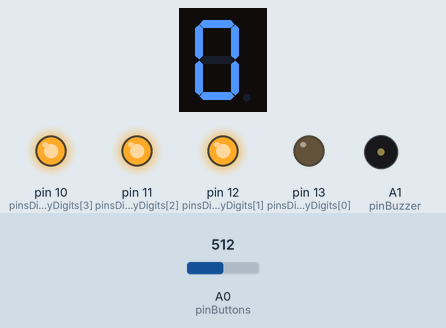
Bench run of a sketch on a simulated Arduino Uno, built with avr-gcc and run on an emulated ATmega328P. On the bench: 1-digit seven-segment display, output pins drawn as LEDs (lit = HIGH), buzzer (waves = sounding). Wiring (inferred from the names in the program): 1-digit 7-segment display, segments lit when HIGH: segments pin 2, pin 3, pin 4, pin 5, pin 6, pin 7, pin 8. Inputs (shaded band) come from the test bench; at power-on: A0 (pinButtons) = 512. The segment pins are drawn as the display they are named for; pins used as bus, display or sensor lines are not drawn.

Above: at 1.6 s.
1.7 s: A0 (pinButtons) set to 488
At 2.8 s:
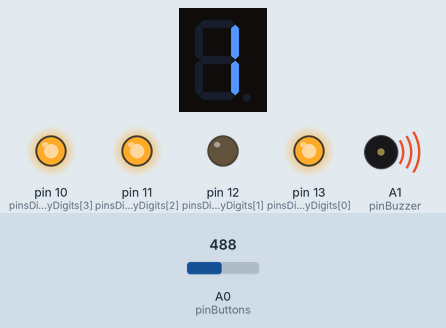
4.7 s: A0 (pinButtons) set to 988
7.7 s: A0 (pinButtons) set to 1012
At 8.6 s:
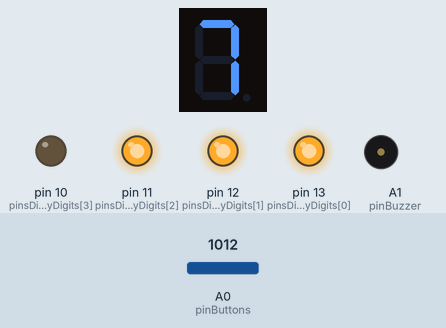
10.7 s: A0 (pinButtons) set to 306
At 11.9 s:
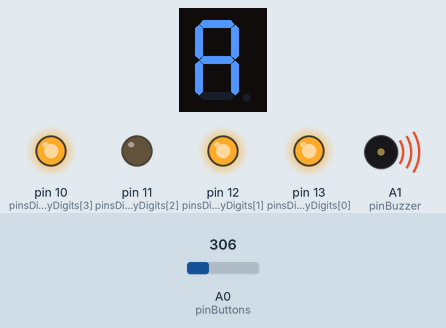
13.7 s: A0 (pinButtons) set to 281
Timing chart, 0 to 32.2 s (numbered marks = the images above; inputs shaded):
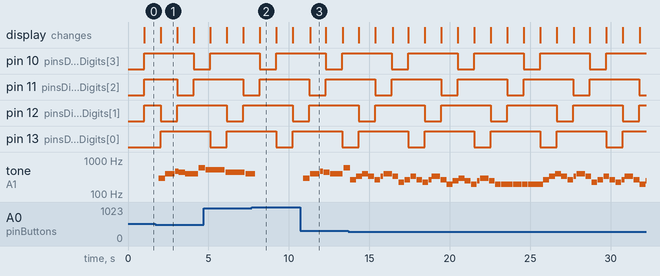

The sketch:

Table-Tennis.ino
```cpp
#include <TimerOne.h>
#include "LCDDefines.h"
```

MusicDefines.h
```cpp
/*
  Using songs and code from https://github.com/robsoncouto/arduino-songs   - Robson Couto, 2019
*/
#define NOTE_B0  31
#define NOTE_C1  33
#define NOTE_CS1 35
#define NOTE_D1  37
#define NOTE_DS1 39
#define NOTE_E1  41
#define NOTE_F1  44
#define NOTE_FS1 46
#define NOTE_G1  49
#define NOTE_GS1 52
#define NOTE_A1  55
#define NOTE_AS1 58
#define NOTE_B1  62
#define NOTE_C2  65
#define NOTE_CS2 69
#define NOTE_D2  73
#define NOTE_DS2 78
#define NOTE_E2  82
#define NOTE_F2  87
#define NOTE_FS2 93
#define NOTE_G2  98
#define NOTE_GS2 104
#define NOTE_A2  110
#define NOTE_AS2 117
#define NOTE_B2  123
#define NOTE_C3  131
#define NOTE_CS3 139
#define NOTE_D3  147
#define NOTE_DS3 156
#define NOTE_E3  165
#define NOTE_F3  175
#define NOTE_FS3 185
#define NOTE_G3  196
#define NOTE_GS3 208
#define NOTE_A3  220
#define NOTE_AS3 233
#define NOTE_B3  247
#define NOTE_C4  262
#define NOTE_CS4 277
#define NOTE_D4  294
#define NOTE_DS4 311
#define NOTE_E4  330
#define NOTE_F4  349
#define NOTE_FS4 370
#define NOTE_G4  392
#define NOTE_GS4 415
#define NOTE_A4  440
#define NOTE_AS4 466
#define NOTE_B4  494
#define NOTE_C5  523
#define NOTE_CS5 554
#define NOTE_D5  587
#define NOTE_DS5 622
#define NOTE_E5  659
#define NOTE_F5  698
#define NOTE_FS5 740
#define NOTE_G5  784
#define NOTE_GS5 831
#define NOTE_A5  880
#define NOTE_AS5 932
#define NOTE_B5  988
#define NOTE_C6  1047
#define NOTE_CS6 1109
#define NOTE_D6  1175
#define NOTE_DS6 1245
#define NOTE_E6  1319
#define NOTE_F6  1397
#define NOTE_FS6 1480
#define NOTE_G6  1568
#define NOTE_GS6 1661
#define NOTE_A6  1760
#define NOTE_AS6 1865
#define NOTE_B6  1976
#define NOTE_C7  2093
#define NOTE_CS7 2217
#define NOTE_D7  2349
#define NOTE_DS7 2489
#define NOTE_E7  2637
#define NOTE_F7  2794
#define NOTE_FS7 2960
#define NOTE_G7  3136
#define NOTE_GS7 3322
#define NOTE_A7  3520
#define NOTE_AS7 3729
#define NOTE_B7  3951
#define NOTE_C8  4186
#define NOTE_CS8 4435
#define NOTE_D8  4699
#define NOTE_DS8 4978
#define REST      0

// sizeof gives the number of bytes, each int value is composed of two bytes (16 bits)
// there are two values per note (pitch and duration), so for each note there are four bytes
#define NOTES(melody) sizeof(melody) / sizeof(melody[0]) / 2


const int melody_keyBoardCat[] = {

  // Keyboard cat
  // Score available at https://musescore.com/user/142788/scores/147371

    //REST,1,
    //REST,1,
    NOTE_C4,4, NOTE_E4,4, NOTE_G4,4, NOTE_E4,4,
    NOTE_C4,4, NOTE_E4,8, NOTE_G4,-4, NOTE_E4,4,
    NOTE_A3,4, NOTE_C4,4, NOTE_E4,4, NOTE_C4,4,
    NOTE_A3,4, NOTE_C4,8, NOTE_E4,-4, NOTE_C4,4,
    NOTE_G3,4, NOTE_B3,4, NOTE_D4,4, NOTE_B3,4,
    NOTE_G3,4, NOTE_B3,8, NOTE_D4,-4, NOTE_B3,4,

    NOTE_G3,4, NOTE_G3,8, NOTE_G3,-4, NOTE_G3,8, NOTE_G3,4,
    NOTE_G3,4, NOTE_G3,4, NOTE_G3,8, NOTE_G3,4,
    NOTE_C4,4, NOTE_E4,4, NOTE_G4,4, NOTE_E4,4,
    NOTE_C4,4, NOTE_E4,8, NOTE_G4,-4, NOTE_E4,4,
    NOTE_A3,4, NOTE_C4,4, NOTE_E4,4, NOTE_C4,4,
    NOTE_A3,4, NOTE_C4,8, NOTE_E4,-4, NOTE_C4,4,
    NOTE_G3,4, NOTE_B3,4, NOTE_D4,4, NOTE_B3,4,
    NOTE_G3,4, NOTE_B3,8, NOTE_D4,-4, NOTE_B3,4,

    NOTE_G3,-1,

};

const int melody_supermariobros[] = {

  // Super Mario Bros theme
  // Score available at https://musescore.com/user/2123/scores/2145
  // Theme by Koji Kondo


  NOTE_E5,8, NOTE_E5,8, REST,8, NOTE_E5,8, REST,8, NOTE_C5,8, NOTE_E5,8, //1
  NOTE_G5,4, REST,4, NOTE_G4,8, REST,4,
  NOTE_C5,-4, NOTE_G4,8, REST,4, NOTE_E4,-4, // 3
  NOTE_A4,4, NOTE_B4,4, NOTE_AS4,8, NOTE_A4,4,
  NOTE_G4,-8, NOTE_E5,-8, NOTE_G5,-8, NOTE_A5,4, NOTE_F5,8, NOTE_G5,8,
  REST,8, NOTE_E5,4,NOTE_C5,8, NOTE_D5,8, NOTE_B4,-4,
  NOTE_C5,-4, NOTE_G4,8, REST,4, NOTE_E4,-4, // repeats from 3
  NOTE_A4,4, NOTE_B4,4, NOTE_AS4,8, NOTE_A4,4,
  NOTE_G4,-8, NOTE_E5,-8, NOTE_G5,-8, NOTE_A5,4, NOTE_F5,8, NOTE_G5,8,
  REST,8, NOTE_E5,4,NOTE_C5,8, NOTE_D5,8, NOTE_B4,-4,


  REST,4, NOTE_G5,8, NOTE_FS5,8, NOTE_F5,8, NOTE_DS5,4, NOTE_E5,8,//7
  REST,8, NOTE_GS4,8, NOTE_A4,8, NOTE_C4,8, REST,8, NOTE_A4,8, NOTE_C5,8, NOTE_D5,8,
  REST,4, NOTE_DS5,4, REST,8, NOTE_D5,-4,
  NOTE_C5,2, REST,2,

  REST,4, NOTE_G5,8, NOTE_FS5,8, NOTE_F5,8, NOTE_DS5,4, NOTE_E5,8,//repeats from 7
  REST,8, NOTE_GS4,8, NOTE_A4,8, NOTE_C4,8, REST,8, NOTE_A4,8, NOTE_C5,8, NOTE_D5,8,
  REST,4, NOTE_DS5,4, REST,8, NOTE_D5,-4,
  NOTE_C5,2, REST,2,

//  NOTE_C5,8, NOTE_C5,4, NOTE_C5,8, REST,8, NOTE_C5,8, NOTE_D5,4,//11
//  NOTE_E5,8, NOTE_C5,4, NOTE_A4,8, NOTE_G4,2,
//
//  NOTE_C5,8, NOTE_C5,4, NOTE_C5,8, REST,8, NOTE_C5,8, NOTE_D5,8, NOTE_E5,8,//13
//  REST,1,
//  NOTE_C5,8, NOTE_C5,4, NOTE_C5,8, REST,8, NOTE_C5,8, NOTE_D5,4,
//  NOTE_E5,8, NOTE_C5,4, NOTE_A4,8, NOTE_G4,2,
//  NOTE_E5,8, NOTE_E5,8, REST,8, NOTE_E5,8, REST,8, NOTE_C5,8, NOTE_E5,4,
//  NOTE_G5,4, REST,4, NOTE_G4,4, REST,4,
//  NOTE_C5,-4, NOTE_G4,8, REST,4, NOTE_E4,-4, // 19
//
//  NOTE_A4,4, NOTE_B4,4, NOTE_AS4,8, NOTE_A4,4,
//  NOTE_G4,-8, NOTE_E5,-8, NOTE_G5,-8, NOTE_A5,4, NOTE_F5,8, NOTE_G5,8,
//  REST,8, NOTE_E5,4, NOTE_C5,8, NOTE_D5,8, NOTE_B4,-4,
//
//  NOTE_C5,-4, NOTE_G4,8, REST,4, NOTE_E4,-4, // repeats from 19
//  NOTE_A4,4, NOTE_B4,4, NOTE_AS4,8, NOTE_A4,4,
//  NOTE_G4,-8, NOTE_E5,-8, NOTE_G5,-8, NOTE_A5,4, NOTE_F5,8, NOTE_G5,8,
//  REST,8, NOTE_E5,4, NOTE_C5,8, NOTE_D5,8, NOTE_B4,-4,
//
//  NOTE_E5,8, NOTE_C5,4, NOTE_G4,8, REST,4, NOTE_GS4,4,//23
//  NOTE_A4,8, NOTE_F5,4, NOTE_F5,8, NOTE_A4,2,
//  NOTE_D5,-8, NOTE_A5,-8, NOTE_A5,-8, NOTE_A5,-8, NOTE_G5,-8, NOTE_F5,-8,
//
//  NOTE_E5,8, NOTE_C5,4, NOTE_A4,8, NOTE_G4,2, //26
//  NOTE_E5,8, NOTE_C5,4, NOTE_G4,8, REST,4, NOTE_GS4,4,
//  NOTE_A4,8, NOTE_F5,4, NOTE_F5,8, NOTE_A4,2,
//  NOTE_B4,8, NOTE_F5,4, NOTE_F5,8, NOTE_F5,-8, NOTE_E5,-8, NOTE_D5,-8,
//  NOTE_C5,8, NOTE_E4,4, NOTE_E4,8, NOTE_C4,2,
//
//  NOTE_E5,8, NOTE_C5,4, NOTE_G4,8, REST,4, NOTE_GS4,4,//repeats from 23
//  NOTE_A4,8, NOTE_F5,4, NOTE_F5,8, NOTE_A4,2,
//  NOTE_D5,-8, NOTE_A5,-8, NOTE_A5,-8, NOTE_A5,-8, NOTE_G5,-8, NOTE_F5,-8,
//
//  NOTE_E5,8, NOTE_C5,4, NOTE_A4,8, NOTE_G4,2, //26
//  NOTE_E5,8, NOTE_C5,4, NOTE_G4,8, REST,4, NOTE_GS4,4,
//  NOTE_A4,8, NOTE_F5,4, NOTE_F5,8, NOTE_A4,2,
//  NOTE_B4,8, NOTE_F5,4, NOTE_F5,8, NOTE_F5,-8, NOTE_E5,-8, NOTE_D5,-8,
//  NOTE_C5,8, NOTE_E4,4, NOTE_E4,8, NOTE_C4,2,
//  NOTE_C5,8, NOTE_C5,4, NOTE_C5,8, REST,8, NOTE_C5,8, NOTE_D5,8, NOTE_E5,8,
//  REST,1,
//
//  NOTE_C5,8, NOTE_C5,4, NOTE_C5,8, REST,8, NOTE_C5,8, NOTE_D5,4, //33
//  NOTE_E5,8, NOTE_C5,4, NOTE_A4,8, NOTE_G4,2,
//  NOTE_E5,8, NOTE_E5,8, REST,8, NOTE_E5,8, REST,8, NOTE_C5,8, NOTE_E5,4,
//  NOTE_G5,4, REST,4, NOTE_G4,4, REST,4,
//  NOTE_E5,8, NOTE_C5,4, NOTE_G4,8, REST,4, NOTE_GS4,4,
//  NOTE_A4,8, NOTE_F5,4, NOTE_F5,8, NOTE_A4,2,
//  NOTE_D5,-8, NOTE_A5,-8, NOTE_A5,-8, NOTE_A5,-8, NOTE_G5,-8, NOTE_F5,-8,
//
//  NOTE_E5,8, NOTE_C5,4, NOTE_A4,8, NOTE_G4,2, //40
//  NOTE_E5,8, NOTE_C5,4, NOTE_G4,8, REST,4, NOTE_GS4,4,
//  NOTE_A4,8, NOTE_F5,4, NOTE_F5,8, NOTE_A4,2,
//  NOTE_B4,8, NOTE_F5,4, NOTE_F5,8, NOTE_F5,-8, NOTE_E5,-8, NOTE_D5,-8,
//  NOTE_C5,8, NOTE_E4,4, NOTE_E4,8, NOTE_C4,2,
//
//  //game over sound
//  NOTE_C5,-4, NOTE_G4,-4, NOTE_E4,4, //45
//  NOTE_A4,-8, NOTE_B4,-8, NOTE_A4,-8, NOTE_GS4,-8, NOTE_AS4,-8, NOTE_GS4,-8,
//  NOTE_G4,8, NOTE_D4,8, NOTE_E4,-2,

};

int melody_harrypotter[] = {


  // Hedwig's theme fromn the Harry Potter Movies
  // Socre from https://musescore.com/user/3811306/scores/4906610

  REST, 8, NOTE_D4, 4,
  NOTE_G4, -4, NOTE_AS4, 8, NOTE_A4, 4,
  NOTE_G4, 2, NOTE_D5, 4,
  NOTE_C5, -2,
  NOTE_A4, -2,
  NOTE_G4, -4, NOTE_AS4, 8, NOTE_A4, 4,
  NOTE_F4, 2, NOTE_GS4, 4,
  NOTE_D4, -1,
  NOTE_D4, 4,

  NOTE_G4, -4, NOTE_AS4, 8, NOTE_A4, 4, //10
  NOTE_G4, 2, NOTE_D5, 4,
  NOTE_F5, 2, NOTE_E5, 4,
  NOTE_DS5, 2, NOTE_B4, 4,
  NOTE_DS5, -4, NOTE_D5, 8, NOTE_CS5, 4,
  NOTE_CS4, 2, NOTE_B4, 4,
  NOTE_G4, -1,
  NOTE_AS4, 4,

  NOTE_D5, 2, NOTE_AS4, 4,//18
  NOTE_D5, 2, NOTE_AS4, 4,
  NOTE_DS5, 2, NOTE_D5, 4,
  NOTE_CS5, 2, NOTE_A4, 4,
  NOTE_AS4, -4, NOTE_D5, 8, NOTE_CS5, 4,
  NOTE_CS4, 2, NOTE_D4, 4,
  NOTE_D5, -1,
  REST,4, NOTE_AS4,4,

  NOTE_D5, 2, NOTE_AS4, 4,//26
  NOTE_D5, 2, NOTE_AS4, 4,
  NOTE_F5, 2, NOTE_E5, 4,
  NOTE_DS5, 2, NOTE_B4, 4,
  NOTE_DS5, -4, NOTE_D5, 8, NOTE_CS5, 4,
  NOTE_CS4, 2, NOTE_AS4, 4,
  NOTE_G4, -1,

};
```

TableTennis.cpp
```cpp
#include <TimerOne.h>
#include "MusicDefines.h"
#include "LCDDefines.h"


const int pinBuzzer = A1;      // buzzer pin
const int pinButtons = A0;     // input pin for the buttons
const int pinsDisplayDigitParts[] = {2, 3, 4, 5, 6, 7, 8};
const int pinsDisplayDigits[] = {13, 12, 11, 10};
const int pinDisplayDecimalDot = 9;
const int pinsDisplayDigitPartsCount = sizeof(pinsDisplayDigitParts) / sizeof(pinsDisplayDigitParts[0]);
const int pinsDisplayDigitsCount = sizeof(pinsDisplayDigits) / sizeof(pinsDisplayDigits[0]);

// takes a character and returns the parts of a 7-LED digit that need to be on
byte charToShape(char letter)
{
  if ((letter == 0) or (letter == ' ') or (letter == '\t')) return 0;
  if (letter < 'A') return digitShapes[letter - '0']; // in the ASCII table, digits are lower than letters, and uppercase letters are below lowercase
  if (((letter >= 'a') && (letter <= 'z')) ||
      ((letter >= 'A') && (letter <= 'Z')))
  {
    letter = letter | 32; // turn to lowercase - flip bit 5 to 1
    return letterShapes[letter - 'a'];
  }
  return 1<<6 | 0<<5 | 0<<4 | 0<<3 | 0<<2 | 0<<1 | 0<<0 ; // use '-' for 'unavailable' characters
}

// display 'letter' on the currently active digits on the LCD display
void displayChar(char letter)
{
  byte activePins = charToShape(letter);
  int currentPiece = 0;
  byte mask = 1;
  while (currentPiece < pinsDisplayDigitPartsCount)
  {

    digitalWrite(pinsDisplayDigitParts[currentPiece], (activePins & mask) ? HIGH : LOW);
    mask = mask << 1;
    currentPiece ++;
  }
}

// send a mask of active/inactive digits for the LCD Display - bit 0 for digit 0, bit 1 for digit 1...
void setActiveDigits(byte digits)
{
  int currentDigit = 0;
  byte mask = 1;
  while (currentDigit < pinsDisplayDigitsCount)
  {
    //turn pin to LOW if we want to write to this digit, else set to HIGH
    digitalWrite(pinsDisplayDigits[currentDigit], (digits & mask) ? LOW : HIGH);
    mask = mask << 1;
    currentDigit ++;
  }
}

enum eDisplayType
{
  DT_OFF = 0,
  DT_STATIC,
  DT_SCROLL,
  DT_ANIMATION,

  DT_MAX_STATES
};

class Display
{
  static const byte MAX_TEXT_LENGTH = 32;
  eDisplayType state;
  byte score1;
  byte score2;
  char scrollText[MAX_TEXT_LENGTH];

};

class Song
{
  // change this to make the song slower or faster
  int tempo;

  // int array: notes of the melody followed by the duration.
  // a 4 means a quarter note, 8 an eighteenth , 16 sixteenth, so on
  // !!negative numbers are used to represent dotted notes,
  // so -4 means a dotted quarter note, that is, a quarter plus an eighteenth!!
  int const *melody;

  int notes;
  int wholenote;

  bool stopPlay;

public:
  Song(int _tempo, const int* _melody, int _notes):
    tempo(_tempo),
    melody(_melody),
    notes(_notes),
    stopPlay(false)
  {
    // this calculates the duration of a whole note in ms
    wholenote = (60000 * 4) / tempo;
  }

  void stopSong()
  {
    stopPlay = true;
  }

  void play()
  {
    int divider = 0, noteDuration = 0;
    stopPlay = false;

    // iterate over the notes of the melody.
    // Remember, the array is twice the number of notes (notes + durations)
    for (int thisNote = 0; thisNote < notes * 2; thisNote = thisNote + 2)
    {
      // calculates the duration of each note
      divider = melody[thisNote + 1];
      if (divider > 0)
      {
        // regular note, just proceed
        noteDuration = (wholenote) / divider;
      } else if (divider < 0)
      {
        // dotted notes are represented with negative durations!!
        noteDuration = (wholenote) / abs(divider);
        noteDuration *= 1.5; // increases the duration in half for dotted notes
      }

      // we only play the note for 90% of the duration, leaving 10% as a pause
      tone(pinBuzzer, melody[thisNote], noteDuration * 0.95);

      // Wait for the specified duration before playing the next note.
      delay(noteDuration);

      // stop the waveform generation before the next note.
      noTone(pinBuzzer);

      if(stopPlay)
        break;
    }
  }
};


Song keyboardCat(160, melody_keyBoardCat, NOTES(melody_keyBoardCat));
Song supermariobros(200, melody_supermariobros, NOTES(melody_supermariobros));
Song harrypotter(144, melody_harrypotter, NOTES(melody_harrypotter));
Song *songs[] = {&keyboardCat, &supermariobros, &harrypotter};
int songsCount = sizeof(songs) / sizeof(songs[0]);
int currentSong = -1;

void StopSongs()
{
  for (int i = 0; i < songsCount; i++)
    songs[i]->stopSong();
}

int m = 0;
int stringPosition = -1;
const char *displayString = "0123456789ABCDEFGHIJKLMNOPQRSTUVWXYZ";

// called by the timer
void Interrupt_CheckButtons()
{
  int sensorValue = analogRead(pinButtons);

  if ((sensorValue > 100) && (sensorValue < 300))
  {
    if (currentSong != 0)
    {
      currentSong = 0;
      StopSongs();
    }
  }
  else if ((sensorValue > 300) && (sensorValue < 500))
  {
    if (currentSong != 2)
    {
      currentSong = 2;
      StopSongs();
    }
  }
  else if ((sensorValue > 1000))
  {
    if (currentSong != -1)
    {
      currentSong = -1;
      StopSongs();
    }
  }
  else
  {
    //nothing
  }

  m++;
  if (m > 40)
  {
    stringPosition ++;
    if (displayString[stringPosition] == '\0')
    {
      stringPosition = 0;
    }
    setActiveDigits(1 << (stringPosition % 4));
    displayChar(displayString[stringPosition]);
    m = 0;
  }

}

void setup()
{
  for (byte i = 0; i < pinsDisplayDigitPartsCount; i++)
    pinMode(pinsDisplayDigitParts[i], OUTPUT);
  for (byte i = 0; i < pinsDisplayDigitsCount; i++)
    pinMode(pinsDisplayDigits[i], OUTPUT);

  Timer1.initialize(25000);
  Timer1.attachInterrupt(Interrupt_CheckButtons);

  //Serial.begin(9600);
}

enum eTTStates
{
  TTS_INTRO = 0, //short intro animation, no input
  TTS_WAIT_SERVE_SELECTION, //scroll text, wait for players to select who starts
  TTS_GAME_RUNNING,
  TTS_SET_OVER, //short animation between sets
  TTS_GAME_OVER, //display winner

  TTS_MAX_STATES
};

eTTStates currentState = TTS_INTRO;


void loop()
{

  while(true)
  {
    if (currentSong > -1)
      songs[currentSong]->play();

    delay(1);

  }
}
```

LCDDefines.h
```cpp
const byte digitShapes[] = {
  0<<6 | 1<<5 | 1<<4 | 1<<3 | 1<<2 | 1<<1 | 1<<0 , // digit 0
  0<<6 | 0<<5 | 0<<4 | 0<<3 | 1<<2 | 1<<1 | 0<<0 , // digit 1
  1<<6 | 0<<5 | 1<<4 | 1<<3 | 0<<2 | 1<<1 | 1<<0 , // digit 2
  1<<6 | 0<<5 | 0<<4 | 1<<3 | 1<<2 | 1<<1 | 1<<0 , // digit 3
  1<<6 | 1<<5 | 0<<4 | 0<<3 | 1<<2 | 1<<1 | 0<<0 , // digit 4
  1<<6 | 1<<5 | 0<<4 | 1<<3 | 1<<2 | 0<<1 | 1<<0 , // digit 5
  1<<6 | 1<<5 | 1<<4 | 1<<3 | 1<<2 | 0<<1 | 1<<0 , // digit 6
  0<<6 | 0<<5 | 0<<4 | 0<<3 | 1<<2 | 1<<1 | 1<<0 , // digit 7
  1<<6 | 1<<5 | 1<<4 | 1<<3 | 1<<2 | 1<<1 | 1<<0 , // digit 8
  1<<6 | 1<<5 | 0<<4 | 1<<3 | 1<<2 | 1<<1 | 1<<0 , // digit 9
};

const byte letterShapes[] = {
  1<<6 | 1<<5 | 1<<4 | 0<<3 | 1<<2 | 1<<1 | 1<<0 , // letter a
  1<<6 | 1<<5 | 1<<4 | 1<<3 | 1<<2 | 0<<1 | 0<<0 , // letter b
  0<<6 | 1<<5 | 1<<4 | 1<<3 | 0<<2 | 0<<1 | 1<<0 , // letter c
  1<<6 | 0<<5 | 1<<4 | 1<<3 | 1<<2 | 1<<1 | 0<<0 , // letter d
  1<<6 | 1<<5 | 1<<4 | 1<<3 | 0<<2 | 0<<1 | 1<<0 , // letter e
  1<<6 | 1<<5 | 1<<4 | 0<<3 | 0<<2 | 0<<1 | 1<<0 , // letter f
  0<<6 | 1<<5 | 1<<4 | 1<<3 | 1<<2 | 0<<1 | 1<<0 , // letter g
  1<<6 | 1<<5 | 1<<4 | 0<<3 | 1<<2 | 0<<1 | 0<<0 , // letter h
  0<<6 | 0<<5 | 0<<4 | 0<<3 | 1<<2 | 1<<1 | 0<<0 , // letter i
  0<<6 | 0<<5 | 1<<4 | 1<<3 | 1<<2 | 1<<1 | 1<<0 , // letter j
  1<<6 | 1<<5 | 1<<4 | 0<<3 | 1<<2 | 0<<1 | 1<<0 , // letter k
  0<<6 | 1<<5 | 1<<4 | 1<<3 | 0<<2 | 0<<1 | 0<<0 , // letter l
  1<<6 | 0<<5 | 1<<4 | 0<<3 | 1<<2 | 0<<1 | 1<<0 , // letter m
  1<<6 | 0<<5 | 1<<4 | 0<<3 | 1<<2 | 0<<1 | 0<<0 , // letter n
  0<<6 | 1<<5 | 1<<4 | 1<<3 | 1<<2 | 1<<1 | 1<<0 , // letter o
  1<<6 | 1<<5 | 1<<4 | 0<<3 | 0<<2 | 1<<1 | 1<<0 , // letter p
  1<<6 | 1<<5 | 0<<4 | 0<<3 | 1<<2 | 1<<1 | 1<<0 , // letter q
  0<<6 | 1<<5 | 1<<4 | 0<<3 | 0<<2 | 1<<1 | 1<<0 , // letter r
  1<<6 | 1<<5 | 0<<4 | 1<<3 | 1<<2 | 0<<1 | 1<<0 , // letter s
  0<<6 | 1<<5 | 1<<4 | 0<<3 | 0<<2 | 0<<1 | 1<<0 , // letter t
  0<<6 | 1<<5 | 1<<4 | 1<<3 | 1<<2 | 1<<1 | 0<<0 , // letter u
  1<<6 | 1<<5 | 1<<4 | 0<<3 | 0<<2 | 1<<1 | 0<<0 , // letter v
  1<<6 | 1<<5 | 0<<4 | 1<<3 | 0<<2 | 1<<1 | 0<<0 , // letter w
  1<<6 | 1<<5 | 1<<4 | 0<<3 | 1<<2 | 1<<1 | 0<<0 , // letter x
  1<<6 | 1<<5 | 0<<4 | 1<<3 | 1<<2 | 1<<1 | 0<<0 , // letter y
  1<<6 | 0<<5 | 1<<4 | 1<<3 | 0<<2 | 1<<1 | 1<<0 , // letter z
};
```

Measured:
- the behaviour switches between 500 and 499 on A0 (pinButtons) (found by bisection; images 0 and 1)
- the behaviour switches between 1000 and 1001 on A0 (pinButtons) (found by bisection; images 1 and 2)
- after the input at 1.7 s, tone on A1 (pinBuzzer): plays 294 Hz for 0.40 s, 392 Hz for 0.59 s, 466 Hz for 0.20 s, 440 Hz for 0.40 s, 392 Hz for 0.79 s, 587 Hz for 0.29 s, starting after 0.21 s
- after the input at 7.7 s, tone on A1 (pinBuzzer): goes on until 7.9 s, then stays silent
- after the input at 10.7 s, tone on A1 (pinBuzzer): plays 294 Hz for 0.40 s, 392 Hz for 0.59 s, 466 Hz for 0.20 s, 440 Hz for 0.40 s, 392 Hz for 0.79 s, 587 Hz for 0.29 s, starting after 0.21 s
- by itself, pin 10 (pinsDisplayDigits[3]), pin 11 (pinsDisplayDigits[2]), pin 12 (pinsDisplayDigits[1]), pin 13 (pinsDisplayDigits[0]): alternates HIGH for 3.1 s and LOW for 1.0 s
- what the display in image 1 shows lasts 1.0 s, from 2.1 s to 3.1 s
